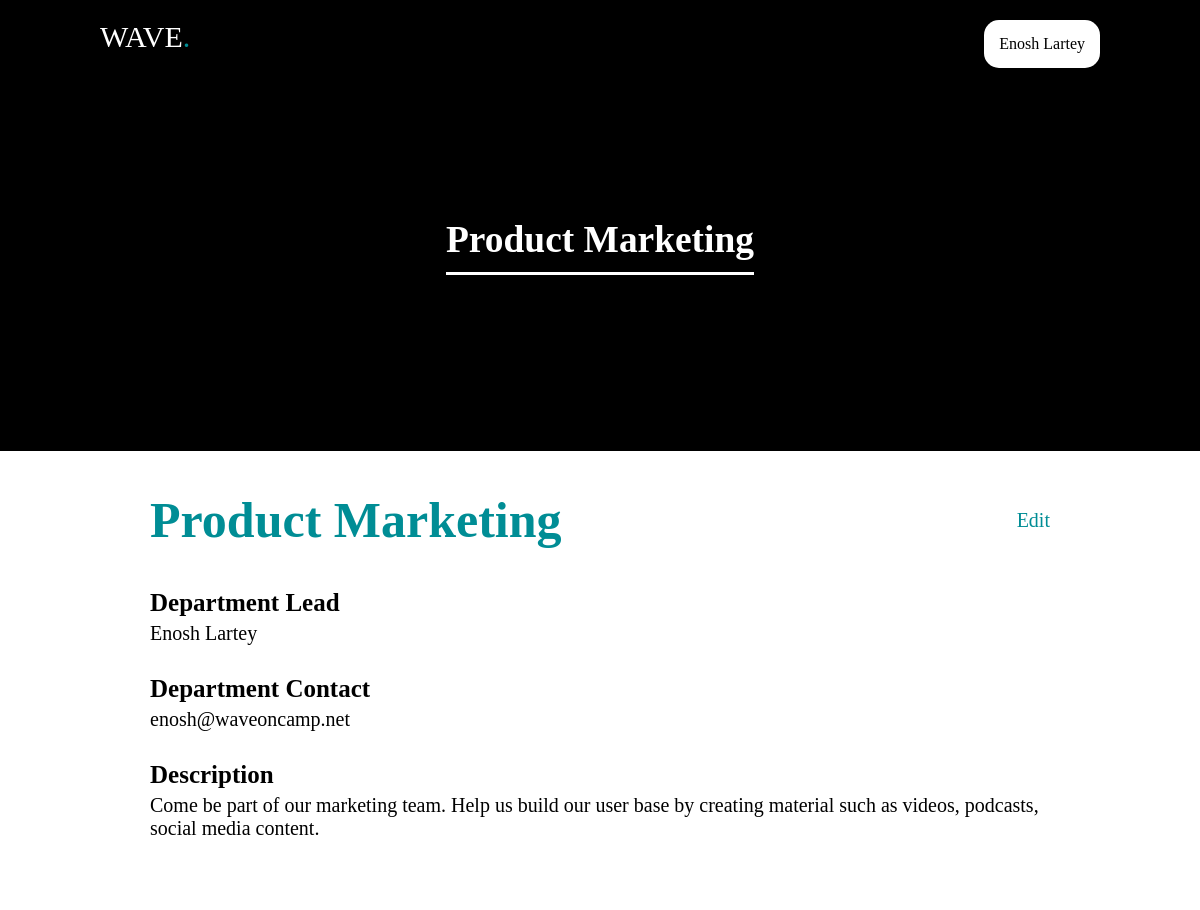
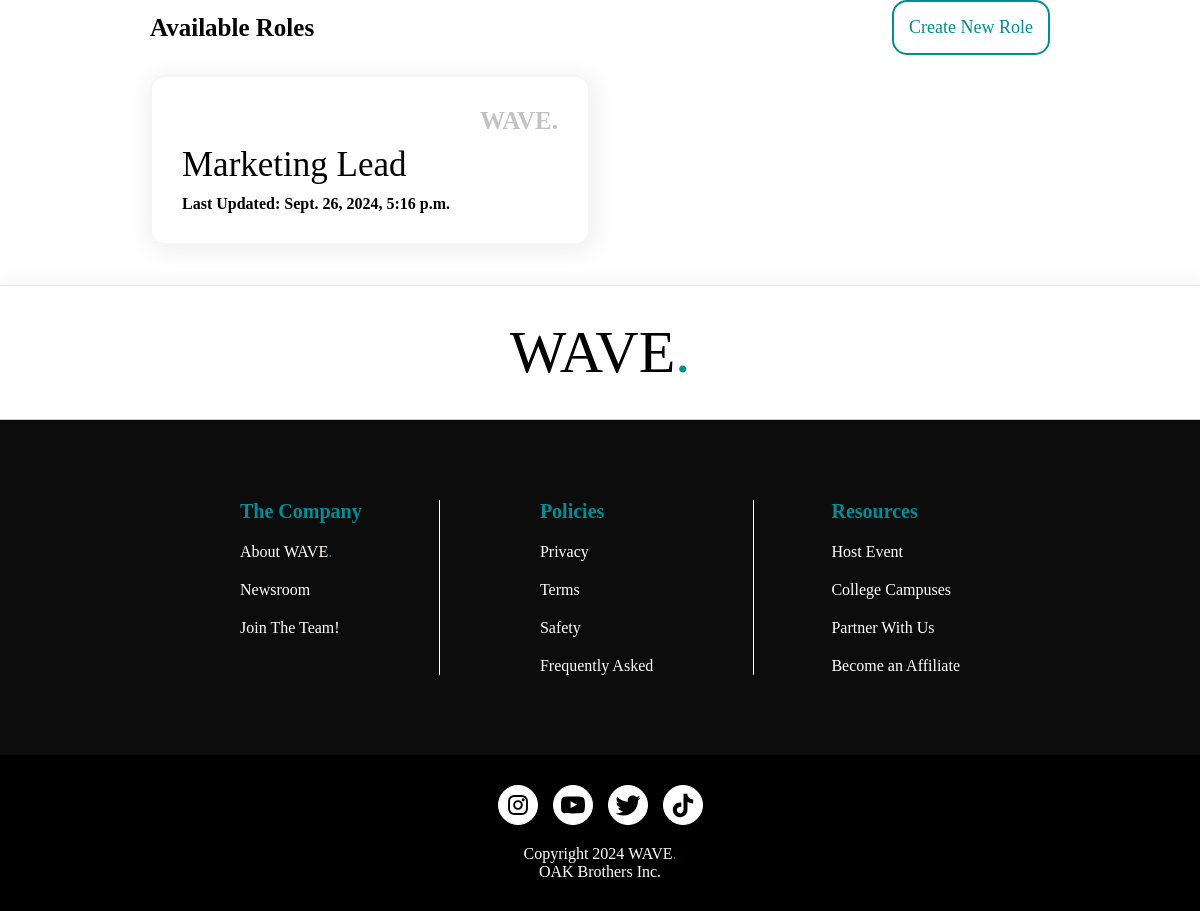
The app's page /theadminportal/departments/42353f0b1e104675a592bdb682ec505f/Product Marketing/ (signed in) with its own data (2 pictures, top to bottom).
### authenticationApp/models.py (models this page shows, shortened)
class CustomUser(AbstractBaseUser, PermissionsMixin):
    GENDER_OPTIONS = [
        ('Male', 'Male'),
        ('Female', 'Female'),
        ('Other', 'Other')
    ]
    first_name = models.CharField(
        _("First Name"),
        max_length=50,
        blank=False,
        null=False,
        help_text=(_("First Name")),
    )
    last_name = models.CharField(
        _("Last Name"),
        max_length=50,
        blank=False,
        null=False,
        help_text=(_("Last Name")),
    )
    email = models.EmailField(
        _("Email"), unique=True, blank=False, null=False, help_text=(_("Email"))
    )
    username = models.CharField(
        _("Username"),
        max_length=15,
        blank=False,
        null=False,
        unique=True,
        help_text=(_("Username")),
    )
    phone_number = models.CharField(
        _("Phone Number"),
        max_length=15,
        blank=False,
        null=False,
        unique=False,
        help_text=(_("Phone Number")),
    )
    birthday_day = models.PositiveIntegerField(_("Day"), null=True, blank=True)
    birthday_month = models.PositiveIntegerField(_("Month"), null=True, blank=True)
    birthday_year = models.PositiveIntegerField(_("Year"), null=True, blank=True)
    date_joined = models.DateField(auto_now_add=True)
    is_active = models.BooleanField(default=True)
    is_staff = models.BooleanField(default=False)
    is_superuser = models.BooleanField(default=False)
    user_id = models.UUIDField(_("User ID"), default=uuid.uuid4, editable=False, unique=True)
    is_suspended = models.BooleanField(default=False)
    suspension_end_date = models.DateTimeField(null=True, blank=True)
    objects = CustomUserManager()
    USERNAME_FIELD = "email"
    REQUIRED_FIELDS = [
        "first_name",
        "last_name",
        "username",
        "phone_number",
    ]
    class Meta:
        default_permissions = () # Removing default permissions
        verbose_name = "Member Account"
        verbose_name_plural = "Member Accounts"

### adminDashboardApp/models.py (models this page shows, shortened)
class Department(models.Model):
    name = models.CharField("Department Name", max_length=100)
    departmentID = models.UUIDField(
        primary_key=True, default=uuid.uuid4, editable=False, unique=True
    )
    lead_name = models.CharField("Department Lead", max_length=100)
    lead_email = models.EmailField("Lead Email")
    capacity = models.IntegerField("Capacity")
    location = models.CharField("Location", max_length=300)
    description = models.TextField("Description")
    class Meta:
        default_permissions = ()

class CareerRole(models.Model):
    department = models.ForeignKey(
        Department,
        on_delete=models.CASCADE,
        related_name="admin_dashboard_career_roles",
    )
    roleID = models.UUIDField(
        primary_key=True, default=uuid.uuid4, editable=False, unique=True
    )
    roleTitle = models.CharField("Name", max_length=100)
    roleDescription = models.TextField("Description")
    roleExpectations = models.TextField("What's expected")
    roleRequirements = models.TextField("Requirements")
    roleLocation = models.CharField("Role Location", max_length=100)
    roleType = models.CharField(
        "Role Type",
        max_length=20,
        choices=[("Remote", "remote"), ("In-person", "in-person")],
    )
    advertisementLength = models.IntegerField("Advertisement Length (in days)")
    advertisementStartDate = models.DateField(
        "Advertisement Start Date", default=timezone.now
    )
    roleCapacity = models.CharField(
        "Role Capacity",
        max_length=20,
        choices=[("Full-Time", "full-time"), ("Part-Time", "part-time")],
    )
    created_at = models.DateTimeField(auto_now_add=True, editable=False)
    updated_at = models.DateTimeField(auto_now=True)
    class Meta:
        default_permissions = ()  # Removing default permissions

### adminDashboardApp/views.py (the view)
@login_required(login_url="authentication:login")
@check_suspension
@admin_required
def adminDepartmentDetailedView(request, departmentID, department_name):
    department = get_object_or_404(
        Department, departmentID=departmentID, name=department_name
    )
    careerRoles = CareerRole.objects.filter(department=department)
    if request.method == "POST":
        action = request.POST.get("action")
        if action == "delete":
            role_id = request.POST.get("role_id")
            careerRole_delete = get_object_or_404(CareerRole, roleID=role_id)
            careerRole_delete.delete()
            return redirect(
                "waveAdmin:departmentDetails",
                departmentID=departmentID,
                department_name=department_name,
            )
        departmentForm = DepartmentForm(request.POST, instance=department)
        careerRoleForm = CareerRoleCreationForm(request.POST)
        if departmentForm.is_valid():
            departmentForm.save()
            return redirect(
                "waveAdmin:departmentDetails",
                departmentID=departmentID,
                department_name=department_name,
            )
        elif careerRoleForm.is_valid():
            career_role = careerRoleForm.save(commit=False)
            career_role.department = department
            career_role.save()
            return redirect(
                "waveAdmin:departmentDetails",
                departmentID=departmentID,
                department_name=department_name,
            )
    else:
        departmentForm = DepartmentForm(instance=department)
        careerRoleForm = CareerRoleCreationForm()
    return render(
        request,
        "adminDashboardApp/tabs/departments/departmentDetails.html",
        {
            "department": department,
            "careerRoles": careerRoles,
            "departmentForm": departmentForm,
            "careerRoleForm": careerRoleForm,
        },
    )

### templates/adminDashboardApp/tabs/departments/departmentDetails.html (shortened to what this page needs)
{% extends "base/base.html" %}
{% load static %}
{% block app_page_style %}
<link rel="stylesheet" type="text/css" href="{% static "/styles/adminDashboardApp/tabs/departments/departmentDetails.css" %}" />
{% endblock app_page_style %}
{% block header %}
{% include "partials/nav-footer/nav/admin_nav.html" %}
{% endblock header %}
{% block container_art %}
<div id="container-art">
    <div class="ticket-heading">
        <div class="ticket-header">
            <h3>{{ department.name }}</h3>
        </div>
    </div>
</div>
{% endblock container_art %}
{% block body %}
<div id="content-container">
    <div id="page-heading">
        <div id="deptInfo">
            <h2>
                {{ department.name }}
            </h2>
        </div>
        <div id="deptEdit">
            <button type="button" role="button" id="deptEditButton">Edit</button>
        </div>
    </div>
    <div id="departmentSummary">
        <div id="displaySummary">
            <div id="departmentLead" class="information">
                <h5>Department Lead</h5>
                <p>{{department.lead_name}}</p>
            </div>
            <div id="departmentContact" class="information">
                <h5>Department Contact</h5>
                <p><a href="mailto:{{department.lead_email}}">{{ department.lead_email }}</a></p>
            </div>
            <div id="departmentDescription" class="information">
                <h5>Description</h5>
                <p>
                    {{ department.description }}
                </p>
            </div>
            <div id="departmentRoles" class="information">
                <div id="departmentRolesHeader">
                    <h5 class="departmentRolesHeading">Available Roles</h5>
                    <button type="button" role="button" id="createNewRoleButton">Create New Role</button>
                </div>
                <div id="availableRolesContainer">
                    {% if careerRoles %}
                    <div id="rolesContainer">
                        {% for careers in careerRoles %}
                        <div class="roleDisplayCard" data-role-id="{{ careers.roleID }}">
                            <div id="compLogo">
                                <h3>WAVE.</h3>
                            </div>
                            <div id="roleName">
                                {{ careers.roleTitle }}
                            </div>
                            <div id="roleCreated">
                                Last Updated: {{ careers.created_at }}
                            </div>
                        </div>
                        {% endfor %}
                    </div>
                    {% else %}
                    <div id="noAvailableRoles">
                        <p>Currently, no available roles.</p>
                    </div>
                    {% endif %}
                </div>
            </div>
        </div>
    </div>
</div>
{% endblock body %}

### templates/partials/nav-footer/nav/admin_nav.html
{% load static %}
<link rel="stylesheet" type="text/css" href="{% static "/styles/partials/nav-footer/nav/admin_nav.css" %}" />
<nav>
    <div id="logo-menu">
        <div id="logo">
            <a href="{% url "core:index" %}">WAVE<span>.</span></a>
        </div>
    </div>
    <div>
        <div id="userId">
            <a target="_blank" href="{% url "accountManagement:userAccount" %}">{{ request.user.first_name }} {{ request.user.last_name }}</a>
        </div>
    </div>
</nav>

### static/styles/base/base.css (style rules this page uses)
* { margin: 0; padding: 0; box-sizing: border-box; scrollbar-width: none; }
body { width: 100vw; height: 100vh; overflow: hidden; overflow-y: auto; background-color: white; flex-grow: 1; }
#container-art { width: 100%; max-width: 100vw; color: white; padding-top: 150px; padding-bottom: 150px; }
.ticket-heading { display: flex; flex-direction: column; gap: 70px; }
.ticket-header { font-family: Wanted-ExtraBold; font-size: 32px; width: 100%; text-align: center; text-decoration: underline; text-underline-offset: 20px; }

### static/styles/adminDashboardApp/tabs/departments/departmentDetails.css (style rules this page uses)
#content-container { display: flex; flex-direction: column; gap: 40px; padding-left: 150px; padding-right: 150px; }
#page-heading { display: flex; flex-direction: row; align-items: center; justify-content: space-between; gap: 10px; }
#deptEdit button { background: none; border: none; font-family: Wanted-Bold; font-size: 20px; color: #008d95; }
#displaySummary { display: flex; flex-direction: column; gap: 30px; }
#page-heading h2 { font-size: 50px; font-family: Wanted-Bold; color: #008d95; }
#departmentSummary { display: flex; flex-direction: column; gap: 20px; }
.information { display: flex; flex-direction: column; gap: 5px; }
.information h5 { font-size: 25px; font-family: Wanted-Bold; }
.information p { font-family: Wanted-Regular; font-size: 20px; }
.information p a { text-decoration: none; color: black; }
#departmentRoles { display: flex; flex-direction: column; gap: 20px; margin-top: 40px; }
#departmentRolesHeader { width: 100%; display: flex; justify-content: space-between; align-items: center; }
.departmentRolesHeading { display: flex; justify-content: center; }
#createNewRoleButton { padding: 15px; background-color: white; font-family: Wanted-Medium; font-size: 18px; color: #008d95; border: 2px solid #008d95; border-radius: 15px; cursor: pointer; }
#rolesContainer { width: 100%; display: grid; grid-template-columns: repeat(2, minmax(0, 1fr)); gap: 20px; justify-content: start; }
.roleDisplayCard { border: 2px solid rgba(0, 0, 0, 0.038); border-radius: 15px; -webkit-box-shadow: 2px 3px 21px 4px rgba(0, 0, 0, 0.061); -moz-box-shadow: 2px 3px 21px 4px rgba(0, 0, 0, 0.061); box-shadow: 2px 3px 21px 4px rgba(0, 0, 0, 0.061); padding: 30px; display: flex; flex-direction: column; gap: 10px; cursor: pointer; text-decoration: none; color: #000000; }
.roleDisplayCard #compLogo { width: 100%; display: flex; justify-content: end; }
.roleDisplayCard #compLogo h3 { color: #b0b0b0c1; font-family: Easy-Grotesk-Black; font-size: 25px; }
.roleDisplayCard #roleName { font-family: Wanted-SemiBold; font-size: 35px; }
.roleDisplayCard #roleCreated { font-family: Wanted-Regular; font-weight: 600; }

### static/styles/partials/nav-footer/nav/admin_nav.css (style rules this page uses)
nav { display: flex; justify-content: space-between; width: 100%; }
#logo { font-family: Easy-Grotesk-Black; font-size: 30px; }
#logo a { color: white; text-decoration: none; }
#logo a span { color: #008d95; }
#userId { background-color: white; font-family: Wanted-Regular; padding: 15px; border-radius: 15px; }
#userId a { text-decoration: none; color: black; }

### records on screen
CustomUser: user.first_name "Enosh", user.last_name "Lartey"
Department: name "Product Marketing", lead_name "Enosh Lartey", lead_email "enosh@waveoncamp.net", description "Come be part of our marketing team. Help us build our user base by creating material such as videos, podcasts, social media content."
CareerRole: roleTitle "Marketing Lead", created_at "Sept. 26, 2024, 5:16 p.m."
